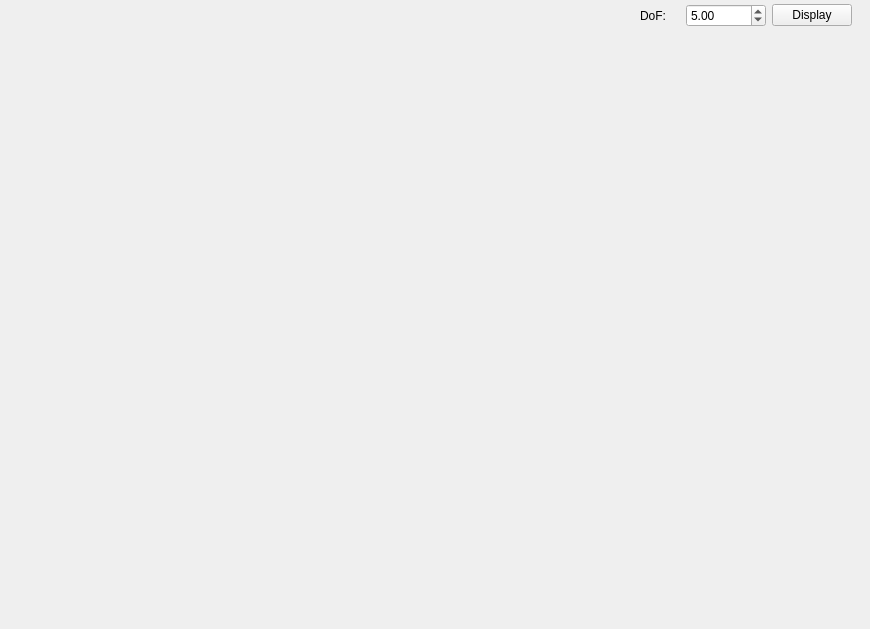
          <widget class="QWidget" name="statsExplKDTTab">
           <attribute name="title">
            <string>Student-T</string>
           </attribute>
           <widget class="QWidget" name="verticalLayoutWidget_7">
            <property name="geometry">
             <rect>
              <x>-1</x>
              <y>29</y>
              <width>861</width>
              <height>591</height>
             </rect>
            </property>
            <layout class="QVBoxLayout" name="statsExplKDTVert"/>
           </widget>
           <widget class="QWidget" name="horizontalLayoutWidget_3">
            <property name="geometry">
             <rect>
              <x>640</x>
              <y>0</y>
              <width>212</width>
              <height>31</height>
             </rect>
            </property>
            <layout class="QHBoxLayout" name="statsExplKDTDoFHoriz" stretch="1,2,1">
             <item>
              <widget class="QLabel" name="label_123">
               <property name="text">
                <string>DoF:</string>
               </property>
              </widget>
             </item>
             <item>
              <widget class="QDoubleSpinBox" name="statsExplKDTDoFSpin">
               <property name="decimals">
                <number>2</number>
               </property>
               <property name="maximum">
                <double>100.000000000000000</double>
               </property>
               <property name="singleStep">
                <double>1.000000000000000</double>
               </property>
               <property name="value">
                <double>5.000000000000000</double>
               </property>
              </widget>
             </item>
             <item>
              <widget class="QPushButton" name="statsExplKDTDisplayButton">
               <property name="text">
                <string>Display</string>
               </property>
              </widget>
             </item>
            </layout>
           </widget>
           <widget class="QWidget" name="verticalLayoutWidget_12">
            <property name="geometry">
             <rect>
              <x>0</x>
              <y>0</y>
              <width>631</width>
              <height>31</height>
             </rect>
            </property>
            <layout class="QVBoxLayout" name="statsExplKDTToolVert"/>
           </widget>
          </widget>
